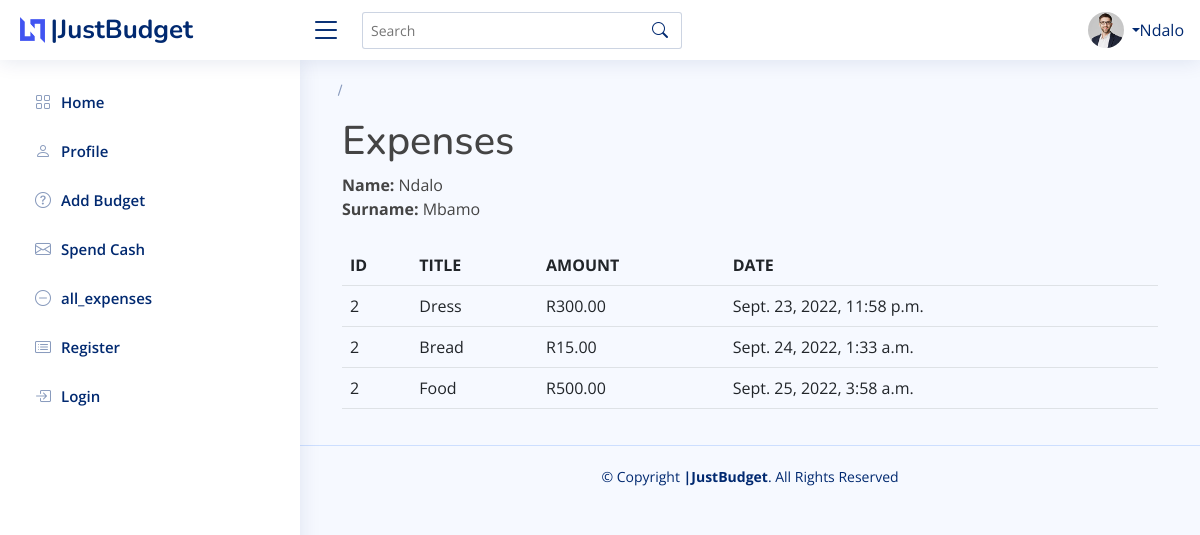
/all_expenses/ (signed in), run on an earlier commit of the app's database.
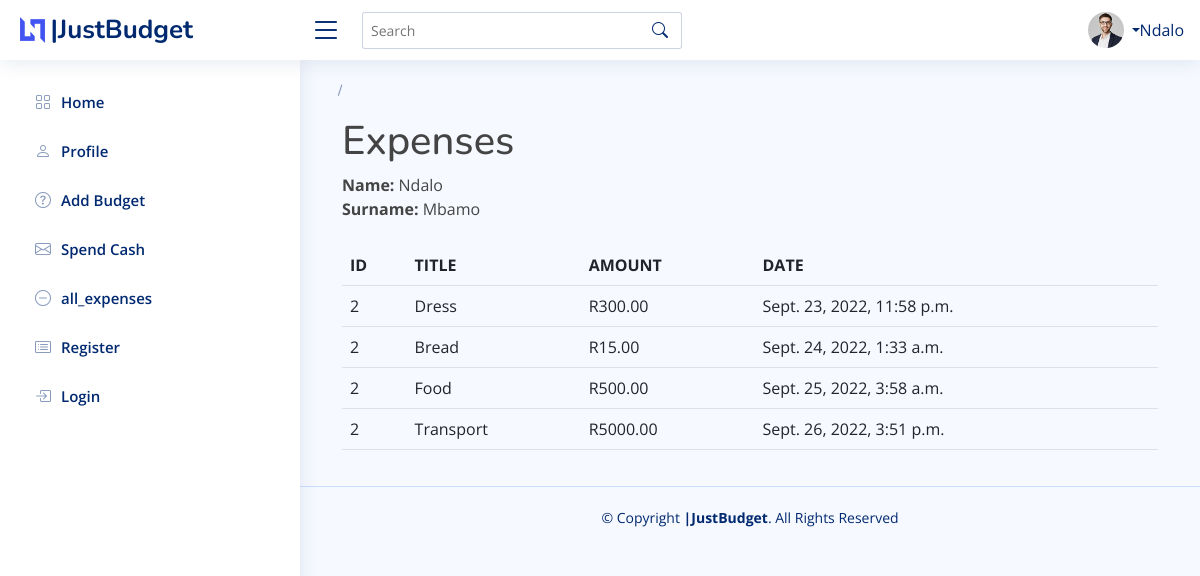
And on a later commit of the database.
### customer/models.py (models this page shows, shortened)
class Expenses(models.Model):
    user = models.ForeignKey(User, on_delete=models.CASCADE)
    title = models.CharField(max_length=50, null=True, blank=True)
    amount = models.DecimalField(default=0, max_digits=11,decimal_places=2, null=True, blank=True)
    balance = models.DecimalField(default=0, max_digits=11,decimal_places=2, null=True, blank=True)
    created_at = models.DateTimeField(auto_now_add=True)
    updated_at = models.DateTimeField(auto_now=True)

### user_authentication/views.py (the view)
# urls.py: path('all_expenses/', views.all_expensesView, name='all_expenses'),
@login_required(login_url='login')
def all_expensesView(request):
    if request.user.is_authenticated:
        loginuser = request.user
        alldata = Expenses.objects.filter(user=loginuser)
        return render(request, '../templates/user_authentication/user_records.html', {'alldata':alldata})
    else:
        return redirect(login)

### templates/user_authentication/user_records.html
{% extends 'main_pages/dashboard.html' %}
{% block content %}
<div class="container">
    <h1>Expenses</h1>
    <strong> Name: </strong>{{ user.first_name }} <br>
    <strong> Surname: </strong>{{ user.last_name }}
    <br><br>
    <table class="table" style="width:100%">
        <tr>
            <th>ID</th>
            <th>TITLE</th>
            <th>AMOUNT</th>
            <th>DATE</th>
        </tr>
        {% for data in alldata %}
        <tr>
            <td>{{data.user.id}}</td>
            <td>{{data.title}}</td>
            <td>R{{data.amount}}</td>
            <td>{{data.created_at}}</td>
        </tr>
        {% endfor %}
    </table>
</div>
{% endblock content %}

### templates/main_pages/dashboard.html (shortened to what this page needs)
{% load static %}
<!DOCTYPE html>
<html lang="en">
   <head>
      <link href="{% static 'css/bootstrap.min.css' %}" rel="stylesheet">
      <link href="{% static 'css/bootstrap-icons.css' %}" rel="stylesheet">
      <link href="{% static 'css/boxicons.min.css' %}" rel="stylesheet">
      <link href="{% static 'css/quill.snow.css' %}" rel="stylesheet">
      <link href="{% static 'css/quill.bubble.css' %}" rel="stylesheet">
      <link href="{% static 'css/remixicon.css' %}" rel="stylesheet">
      <link href="{% static 'css/simple-datatables.css' %}" rel="stylesheet">
      <link href="{% static 'css/style.css' %}" rel="stylesheet">
   </head>
   <body>
      <header id="header" class="header fixed-top d-flex align-items-center">
          <div class="d-flex align-items-center justify-content-between"> <a href="/" class="logo d-flex align-items-center"> <img src="{% static 'img/logo.png' %}" alt=""> <span class="d-none d-lg-block">|JustBudget</span> </a> <i class="bi bi-list toggle-sidebar-btn"></i></div>
         <div class="search-bar">
            <form class="search-form d-flex align-items-center" method="POST" action="#"> <input type="text" name="query" placeholder="Search" title="Enter search keyword"> <button type="submit" title="Search"><i class="bi bi-search"></i></button></form>
         </div>
         <nav class="header-nav ms-auto">
            <ul class="d-flex align-items-center">
               <li class="nav-item dropdown pe-3">
                  <a class="nav-link nav-profile d-flex align-items-center pe-0" href="#" data-bs-toggle="dropdown"> <img src="{% static 'img/profile-img.jpg' %}" alt="Profile" class="rounded-circle"> <span class="d-none d-md-block dropdown-toggle ps-2"></span>{{user.first_name}}</a>
               </li>
            </ul>
         </nav>
      </header>
      <aside id="sidebar" class="sidebar">
         <ul class="sidebar-nav" id="sidebar-nav">
            <li class="nav-item"> <a class="nav-link collapsed " href="/"> <i class="bi bi-grid"></i> <span>Home</span> </a></li>
            <li class="nav-item"> <a class="nav-link collapsed" href="{% url 'user_profile' %}"> <i class="bi bi-person"></i> <span>Profile</span> </a></li>
            <li class="nav-item"> <a class="nav-link collapsed" href="{% url 'add_budget' %}"> <i class="bi bi-question-circle"></i> <span>Add Budget</span> </a></li>
            <li class="nav-item"> <a class="nav-link collapsed" href="{% url 'spend' %}"> <i class="bi bi-envelope"></i> <span>Spend Cash</span> </a></li>
            <li class="nav-item"> <a class="nav-link collapsed" href="{% url 'all_expenses' %}"> <i class="bi bi-dash-circle"></i> <span>all_expenses</span> </a></li>
            <li class="nav-item"> <a class="nav-link collapsed" href="{% url 'register' %}"> <i class="bi bi-card-list"></i> <span>Register</span> </a></li>
            <li class="nav-item"> <a class="nav-link collapsed" href="{% url 'login' %}"> <i class="bi bi-box-arrow-in-right"></i> <span>Login</span> </a></li>
         </ul>
      </aside>
      <main id="main" class="main">
         <div class="pagetitle">
            <nav>
               <ol class="breadcrumb">
                  <li class="breadcrumb-item active">
                  </li>
               </ol>
            </nav>
         </div>
            {% block content %}
            {% endblock content %}
      </main>
      <footer id="footer" class="footer">
         <div class="copyright"> &copy; Copyright <strong><span>|JustBudget</span></strong>. All Rights Reserved</div>
      </footer>
   </body>
</html>

### static/css/style.css (style rules this page uses)
:root { scroll-behavior: smooth; }
body { font-family: "Open Sans", sans-serif; background: #f6f9ff; color: #444444; }
a { color: #4154f1; text-decoration: none; }
h1, h2, h3, h4, h5, h6 { font-family: "Nunito", sans-serif; }
#main { margin-top: 60px; padding: 20px 30px; transition: all 0.3s; }
.pagetitle { margin-bottom: 10px; }
.breadcrumb { font-size: 14px; font-family: "Nunito", sans-serif; color: #899bbd; font-weight: 600; }
.breadcrumb .breadcrumb-item::before { color: #899bbd; }
.breadcrumb .active { color: #51678f; font-weight: 600; }
.logo { line-height: 1; }
@media (min-width: 1200px) { .logo { width: 280px; } }
.logo img { max-height: 26px; margin-right: 6px; }
.logo span { font-size: 26px; font-weight: 700; color: #012970; font-family: "Nunito", sans-serif; }
.header { transition: all 0.5s; z-index: 997; height: 60px; box-shadow: 0px 2px 20px rgba(1, 41, 112, 0.1); background-color: #fff; padding-left: 20px; }
.header .toggle-sidebar-btn { font-size: 32px; padding-left: 10px; cursor: pointer; color: #012970; }
.header .search-bar { min-width: 360px; padding: 0 20px; }
.header .search-form { width: 100%; }
.header .search-form input { border: 0; font-size: 14px; color: #012970; border: 1px solid rgba(1, 41, 112, 0.2); padding: 7px 38px 7px 8px; border-radius: 3px; transition: 0.3s; width: 100%; }
.header .search-form button { border: 0; padding: 0; margin-left: -30px; background: none; }
.header .search-form button i { color: #012970; }
.header-nav ul { list-style: none; }
.header-nav > ul { margin: 0; padding: 0; }
.header-nav .nav-profile { color: #012970; }
.header-nav .nav-profile img { max-height: 36px; }
.header-nav .nav-profile span { font-size: 14px; font-weight: 600; }
.sidebar { position: fixed; top: 60px; left: 0; bottom: 0; width: 300px; z-index: 996; transition: all 0.3s; padding: 20px; overflow-y: auto; scrollbar-width: thin; scrollbar-color: #aab7cf transparent; box-shadow: 0px 0px 20px rgba(1, 41, 112, 0.1); background-color: #fff; }
@media (min-width: 1200px) { #main, #footer { margin-left: 300px; } }
.sidebar-nav { padding: 0; margin: 0; list-style: none; }
.sidebar-nav li { padding: 0; margin: 0; list-style: none; }
.sidebar-nav .nav-item { margin-bottom: 5px; }
.sidebar-nav .nav-link { display: flex; align-items: center; font-size: 15px; font-weight: 600; color: #4154f1; transition: 0.3; background: #f6f9ff; padding: 10px 15px; border-radius: 4px; }
.sidebar-nav .nav-link i { font-size: 16px; margin-right: 10px; color: #4154f1; }
.sidebar-nav .nav-link.collapsed { color: #012970; background: #fff; }
.sidebar-nav .nav-link.collapsed i { color: #899bbd; }
.footer { padding: 20px 0; font-size: 14px; transition: all 0.3s; border-top: 1px solid #cddfff; }
.footer .copyright { text-align: center; color: #012970; }

What changed in the data, as far as the page shows it:
added Expenses: user.id "2", title "Transport", amount "5000.00", created_at "Sept. 26, 2022, 3:51 p.m."
